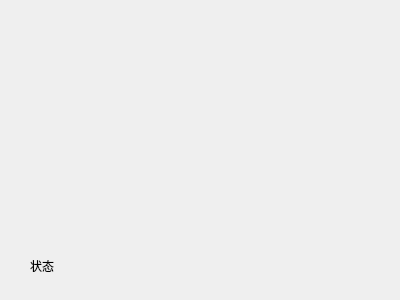
<?xml version="1.0" encoding="UTF-8"?>
<ui version="4.0">
 <class>condition_monitor</class>
 <widget class="QWidget" name="condition_monitor">
  <property name="geometry">
   <rect>
    <x>0</x>
    <y>0</y>
    <width>400</width>
    <height>300</height>
   </rect>
  </property>
  <property name="windowTitle">
   <string>Form</string>
  </property>
  <widget class="QLabel" name="label">
   <property name="geometry">
    <rect>
     <x>30</x>
     <y>260</y>
     <width>54</width>
     <height>12</height>
    </rect>
   </property>
   <property name="text">
    <string>状态</string>
   </property>
  </widget>
 </widget>
 <resources/>
 <connections/>
</ui>
